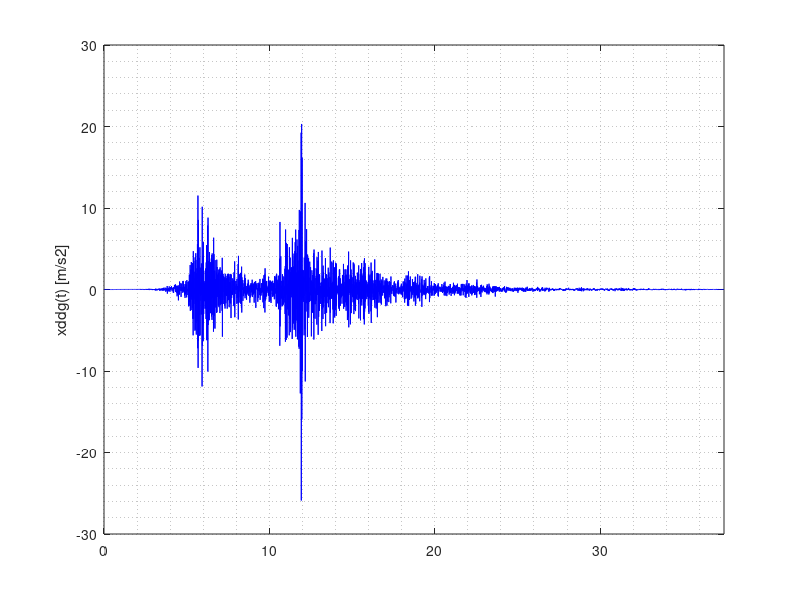
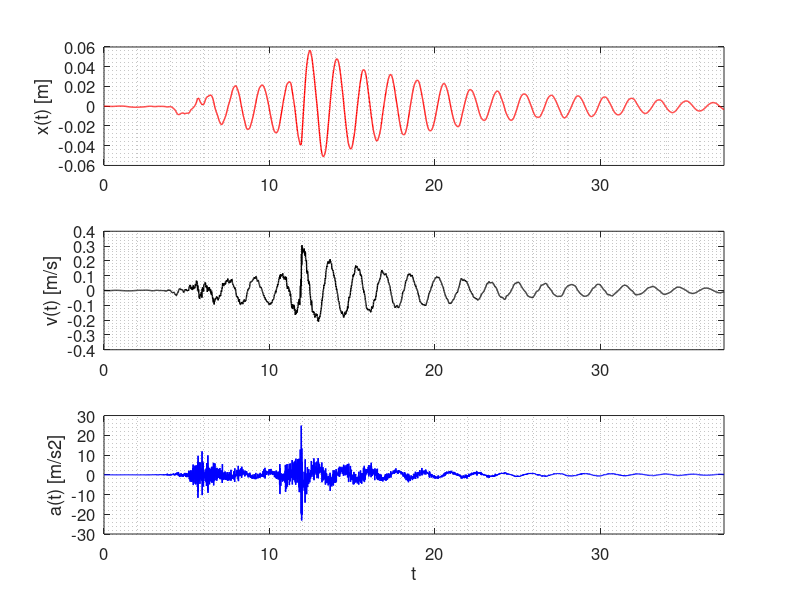

Here is the MATLAB script that generated these plots, in order:
%% solucion de ode de segundo grado (vector ode): metodo de Runge-Kutta
%{
---------------------------------------------------------------------------
Creado por:                    Fecha:          Asignatura:
Felipe Uribe Castillo          24.04.16        Metodos numericos
---------------------------------------------------------------------------
Referencias:
1. Yang et al. (2005) - Applied numerical methods using MATLAB
---------------------------------------------------------------------------
%}
clear; clc; close all;

%% ejemplo

% aceleracion sismica de entrada
g     = 9.816;                      % aceleracion de la gravedad [m/s2]
data  = dlmread('tohoku_NS.txt');   % sismo de "Tohoku" o de "El centro"
t     = data(:,1);                  % [s]
acc   = data(:,2)*g;                % [m/s2]
n     = length(t)-1;                % numero de datos
h     = t(2)-t(1);                  % instante de tiempo (paso del RK4)

% grafico acelerograma
figure; 
plot(t,acc,'b-'); grid minor; xlim([0 max(t)]); ylabel('xddg(t) [m/s2]');

% parametros de la estructura
omega = 3.85;   % frecuencia natural de vibracion [rad/s]
xi    = 0.02;   % coeficiente de amortiguamiento critico [adim]

% defino ecuacion diferencial de movimiento (espacio de estados)
x0    = [0 0]';    % condiciones iniciales (parto del reposo)
xdd_g = @(tt) interp1(t,acc,tt,'linear');   % funcion para interpolar el sismo
f     = @(t,x) [  x(2);
                 -xdd_g(t) - 2*xi*omega*x(2) - omega^2*x(1)];

%% procedimiento
tic;
x      = zeros(2,n);    % vector de solucion
x(:,1) = x0;            % aplico condicion inicial
for k = 1:n
   k1       = f(t(k), x(:,k));
   k2       = f(t(k) + h/2, x(:,k) + h/2*k1);
   k3       = f(t(k) + h/2, x(:,k) + h/2*k2);
   k4       = f(t(k) + h, x(:,k) + h*k3);
   x(:,k+1) = x(:,k) + (h/6)*(k1 + 2*k2 + 2*k3 + k4);
end
xdd = -acc' - 2*xi*omega*x(1,:) - omega^2*x(2,:);   % aceleracion de la estructura
x   = [x; xdd];   % agrego la aceleracion al vector de solucion
toc;

%% grafico
figure;
subplot(311); plot(t,x(1,:),'r-','LineWidth',1); 
grid minor; ylabel('x(t) [m]'); set(gca,'FontSize',12); xlim([0 max(t)]);
subplot(312); plot(t,x(2,:),'k-','LineWidth',1); 
grid minor; ylabel('v(t) [m/s]'); set(gca,'FontSize',12); xlim([0 max(t)]);
subplot(313); plot(t,x(3,:),'b-','LineWidth',1); 
grid minor; ylabel('a(t) [m/s2]'); set(gca,'FontSize',12); xlim([0 max(t)]);
xlabel('t');

%%END